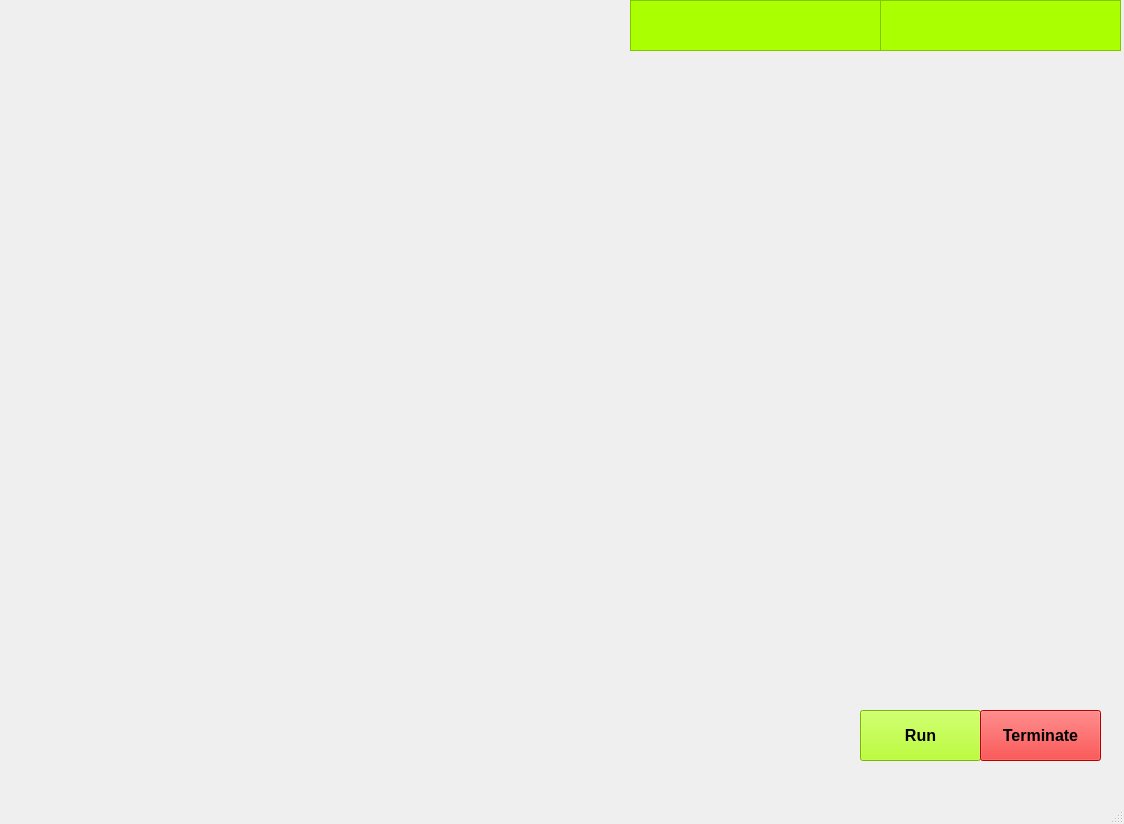
<?xml version="1.0" encoding="UTF-8"?>
<ui version="4.0">
 <class>chitti</class>
 <widget class="QMainWindow" name="chitti">
  <property name="geometry">
   <rect>
    <x>0</x>
    <y>0</y>
    <width>1124</width>
    <height>824</height>
   </rect>
  </property>
  <property name="windowTitle">
   <string>MainWindow</string>
  </property>
  <widget class="QWidget" name="centralwidget">
   <widget class="QLabel" name="label">
    <property name="geometry">
     <rect>
      <x>0</x>
      <y>-40</y>
      <width>1171</width>
      <height>841</height>
     </rect>
    </property>
    <property name="text">
     <string/>
    </property>
    <property name="pixmap">
     <pixmap>../../PythonProj_GUI/Intercept_Echo_v2-3.5MB-2-1542062294.gif</pixmap>
    </property>
    <property name="scaledContents">
     <bool>true</bool>
    </property>
   </widget>
   <widget class="QPushButton" name="pushButton">
    <property name="geometry">
     <rect>
      <x>860</x>
      <y>710</y>
      <width>121</width>
      <height>51</height>
     </rect>
    </property>
    <property name="font">
     <font>
      <pointsize>12</pointsize>
      <weight>75</weight>
      <bold>true</bold>
     </font>
    </property>
    <property name="styleSheet">
     <string notr="true">background-color: rgb(170, 255, 0);</string>
    </property>
    <property name="text">
     <string>Run</string>
    </property>
   </widget>
   <widget class="QPushButton" name="pushButton_2">
    <property name="geometry">
     <rect>
      <x>980</x>
      <y>710</y>
      <width>121</width>
      <height>51</height>
     </rect>
    </property>
    <property name="font">
     <font>
      <pointsize>12</pointsize>
      <weight>75</weight>
      <bold>true</bold>
     </font>
    </property>
    <property name="styleSheet">
     <string notr="true">background-color: rgb(255, 0, 0);</string>
    </property>
    <property name="text">
     <string>Terminate</string>
    </property>
   </widget>
   <widget class="QLabel" name="label_2">
    <property name="geometry">
     <rect>
      <x>20</x>
      <y>0</y>
      <width>421</width>
      <height>91</height>
     </rect>
    </property>
    <property name="text">
     <string/>
    </property>
    <property name="pixmap">
     <pixmap>../../PythonProj_GUI/ini.gif</pixmap>
    </property>
    <property name="scaledContents">
     <bool>false</bool>
    </property>
   </widget>
   <widget class="QTextBrowser" name="textBrowser">
    <property name="geometry">
     <rect>
      <x>630</x>
      <y>0</y>
      <width>256</width>
      <height>51</height>
     </rect>
    </property>
    <property name="font">
     <font>
      <pointsize>18</pointsize>
      <weight>75</weight>
      <bold>true</bold>
     </font>
    </property>
    <property name="styleSheet">
     <string notr="true">background-color: rgb(170, 255, 0);</string>
    </property>
   </widget>
   <widget class="QTextBrowser" name="textBrowser_2">
    <property name="geometry">
     <rect>
      <x>880</x>
      <y>0</y>
      <width>241</width>
      <height>51</height>
     </rect>
    </property>
    <property name="font">
     <font>
      <pointsize>18</pointsize>
      <weight>75</weight>
      <bold>true</bold>
     </font>
    </property>
    <property name="styleSheet">
     <string notr="true">
background-color: rgb(170, 255, 0);</string>
    </property>
   </widget>
   <widget class="QLabel" name="label_3">
    <property name="geometry">
     <rect>
      <x>330</x>
      <y>670</y>
      <width>451</width>
      <height>81</height>
     </rect>
    </property>
    <property name="text">
     <string/>
    </property>
    <property name="pixmap">
     <pixmap>../../PythonProj_GUI/result.gif</pixmap>
    </property>
   </widget>
  </widget>
  <widget class="QMenuBar" name="menubar">
   <property name="geometry">
    <rect>
     <x>0</x>
     <y>0</y>
     <width>1124</width>
     <height>26</height>
    </rect>
   </property>
  </widget>
  <widget class="QStatusBar" name="statusbar"/>
 </widget>
 <resources/>
 <connections/>
</ui>
